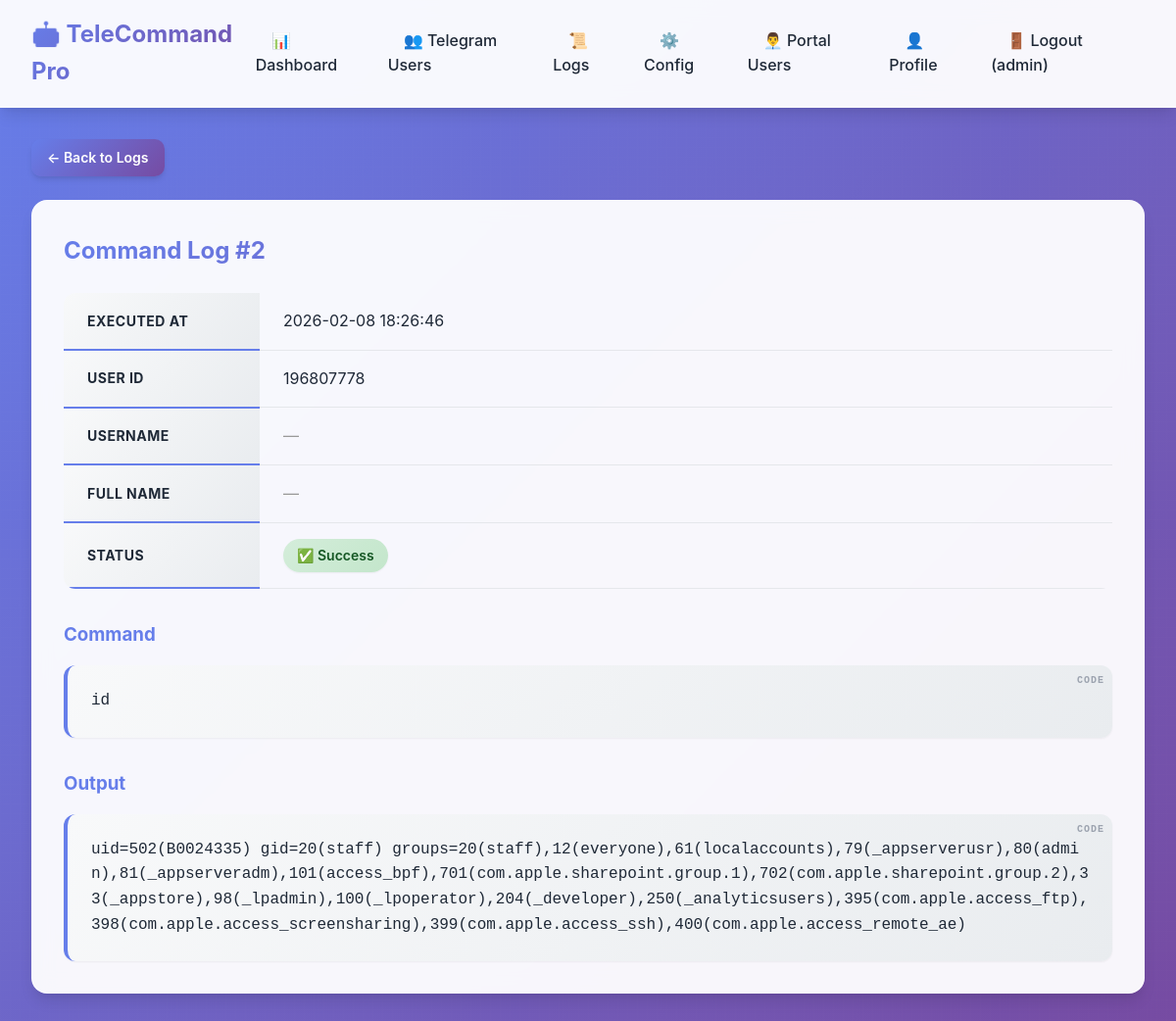
/logs/2 (signed in), run on the app's committed database.
### tables this page shows
CREATE TABLE command_logs (
            id INTEGER PRIMARY KEY AUTOINCREMENT,
            telegram_user_id INTEGER,
            command TEXT NOT NULL,
            output TEXT,
            success INTEGER,
            executed_at TIMESTAMP DEFAULT CURRENT_TIMESTAMP,
            FOREIGN KEY (telegram_user_id) REFERENCES telegram_users (user_id)
        );

### web_portal.py (the view)
@app.route('/logs/<int:log_id>')
@login_required
def log_detail(log_id):
    db = get_db()
    log = db.execute('''
        SELECT cl.*, tu.username, tu.first_name, tu.last_name
        FROM command_logs cl
        LEFT JOIN telegram_users tu ON cl.telegram_user_id = tu.user_id
        WHERE cl.id = ?
    ''', (log_id,)).fetchone()
    db.close()
    if not log:
        flash('Log not found', 'error')
        return redirect(url_for('logs'))
    return render_template('log_detail.html', log=log)

### web_portal.py (called while the page is built)
def get_db():
    db = sqlite3.connect(app.config['DATABASE'])
    db.row_factory = sqlite3.Row
    return db

def login_required(f):
    @wraps(f)
    def decorated_function(*args, **kwargs):
        if 'user_id' not in session:
            flash('Please login first', 'error')
            return redirect(url_for('login'))
        return f(*args, **kwargs)
    return decorated_function

### templates/log_detail.html (shortened to what this page needs)
{% extends "base.html" %}
{% block content %}
<div style="margin-bottom: 1rem;">
    <a href="{{ url_for('logs') }}" class="btn btn-sm btn-primary">← Back to Logs</a>
</div>
<div class="card">
    <h2 class="card-title">Command Log #{{ log.id }}</h2>
    <table class="table">
        <tr>
            <th style="width: 200px;">Executed At</th>
            <td>{{ log.executed_at }}</td>
        </tr>
        <tr>
            <th>User ID</th>
            <td>{{ log.telegram_user_id }}</td>
        </tr>
        <tr>
            <th>Username</th>
            <td>
                {% if log.username %}
                    @{{ log.username }}
                {% else %}
                    <span style="color: #999;">—</span>
                {% endif %}
            </td>
        </tr>
        <tr>
            <th>Full Name</th>
            <td>
                {% if log.first_name or log.last_name %}
                    {{ log.first_name or '' }} {{ log.last_name or '' }}
                {% else %}
                    <span style="color: #999;">—</span>
                {% endif %}
            </td>
        </tr>
        <tr>
            <th>Status</th>
            <td>
                {% if log.success %}
                    <span class="badge badge-success">✅ Success</span>
                {% else %}
                    <span class="badge badge-danger">❌ Failed</span>
                {% endif %}
            </td>
        </tr>
    </table>
    <h3 style="margin-top: 2rem; margin-bottom: 1rem; color: #667eea;">Command</h3>
    <div class="code-block">{{ log.command }}</div>
    <h3 style="margin-top: 2rem; margin-bottom: 1rem; color: #667eea;">Output</h3>
    {% if log.output %}
    <div class="code-block">{{ log.output }}</div>
    {% else %}
    <p style="color: #999; font-style: italic;">No output</p>
    {% endif %}
</div>
{% endblock %}

### templates/base.html (style rules this page uses)
* { margin: 0; padding: 0; box-sizing: border-box; }
:root { --primary: #667eea; --primary-dark: #5568d3; --secondary: #764ba2; --success: #10b981; --danger: #ef4444; --warning: #f59e0b; --info: #3b82f6; --dark: #1f2937; --light: #f9fafb; --shadow-sm: 0 1px 2px 0 rgba(0, 0, 0, 0.05); --shadow: 0 4px 6px -1px rgba(0, 0, 0, 0.1), 0 2px 4px -1px rgba(0, 0, 0, 0.06); --shadow-lg: 0 10px 15px -3px rgba(0, 0, 0, 0.1), 0 4px 6px -2px rgba(0, 0, 0, 0.05); --shadow-xl: 0 20px 25px -5px rgba(0, 0, 0, 0.1), 0 10px 10px -5px rgba(0, 0, 0, 0.04); }
body { font-family: -apple-system, BlinkMacSystemFont, 'Segoe UI', Roboto, Oxygen, Ubuntu, Cantarell, 'Helvetica Neue', sans-serif; background: linear-gradient(135deg, #667eea 0%, #764ba2 100%); background-attachment: fixed; color: var(--dark); min-height: 100vh; line-height: 1.6; }
body::before { content: ''; position: fixed; top: 0; left: 0; width: 100%; height: 100%; opacity: 0.5; z-index: -1; }
.card { background: rgba(255, 255, 255, 0.95); backdrop-filter: blur(10px); -webkit-backdrop-filter: blur(10px); border-radius: 16px; padding: 2rem; box-shadow: var(--shadow-lg); margin-bottom: 2rem; border: 1px solid rgba(255, 255, 255, 0.3); transition: all 0.3s ease; animation: fadeIn 0.5s ease; }
.card-title { font-size: 1.5rem; margin-bottom: 1.5rem; background: linear-gradient(135deg, var(--primary) 0%, var(--secondary) 100%); -webkit-background-clip: text; -webkit-text-fill-color: transparent; background-clip: text; font-weight: 700; }
.btn { padding: 0.75rem 1.5rem; border: none; border-radius: 10px; cursor: pointer; font-size: 1rem; font-weight: 600; text-decoration: none; display: inline-block; transition: all 0.3s ease; position: relative; overflow: hidden; }
.btn::before { content: ''; position: absolute; top: 50%; left: 50%; width: 0; height: 0; border-radius: 50%; background: rgba(255, 255, 255, 0.3); transform: translate(-50%, -50%); transition: width 0.6s, height 0.6s; }
.btn-primary { background: linear-gradient(135deg, var(--primary) 0%, var(--secondary) 100%); color: white; box-shadow: var(--shadow); }
.btn-sm { padding: 0.5rem 1rem; font-size: 0.875rem; }
.table { width: 100%; border-collapse: collapse; overflow: hidden; border-radius: 12px; }
.table th { background: linear-gradient(135deg, #f8f9fa 0%, #e9ecef 100%); padding: 1rem 1.5rem; text-align: left; font-weight: 700; color: var(--dark); border-bottom: 2px solid var(--primary); text-transform: uppercase; font-size: 0.875rem; letter-spacing: 0.5px; }
.table td { padding: 1rem 1.5rem; border-bottom: 1px solid #e5e7eb; }
.table tbody tr { transition: all 0.3s ease; }
.badge { display: inline-block; padding: 0.375rem 0.875rem; border-radius: 20px; font-size: 0.875rem; font-weight: 600; box-shadow: var(--shadow-sm); transition: all 0.3s ease; }
.badge-success { background: linear-gradient(135deg, #d4edda 0%, #c3e6cb 100%); color: #155724; }
.code-block { background: linear-gradient(135deg, #f8f9fa 0%, #e9ecef 100%); padding: 1.5rem; border-radius: 12px; border-left: 4px solid var(--primary); font-family: 'SF Mono', 'Monaco', 'Inconsolata', 'Fira Code', 'Courier New', monospace; white-space: pre-wrap; word-break: break-all; box-shadow: var(--shadow-sm); position: relative; }
.code-block::before { content: 'CODE'; position: absolute; top: 0.5rem; right: 0.5rem; font-size: 0.625rem; color: #9ca3af; font-weight: 700; letter-spacing: 1px; }

### data on the page
command_logs: id "2", executed_at "2026-02-08 18:26:46", telegram_user_id "196807778", command "id", output "uid=502(B0024335) gid=20(staff) groups=20(staff),12(everyone),61(localaccounts),79(_appserverusr),80(admin),81(_appserveradm),101(access_bpf),701(com.apple.sharepoint.group.1),702(com.apple.sharepoint.group.2),33(_appstore),98(_lpadmin),100(_lpoperator),204(_developer),250(_analyticsusers),395(com.apple.access_ftp),398(com.apple.access_screensharing),399(com.apple.access_ssh),400(com.apple.access_remote_ae)"

### other printed values
{{ session.username }} "admin"
